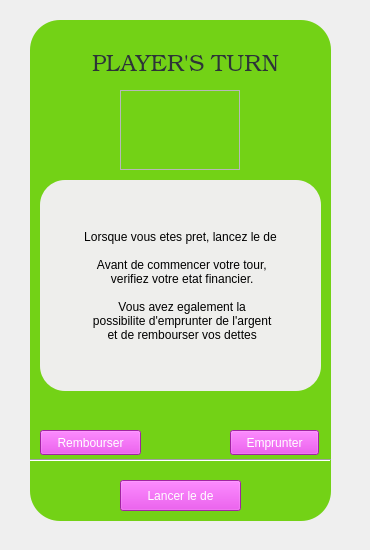
       <widget class="QWidget" name="interface_lancer_le_de">
        <widget class="QPlainTextEdit" name="affichage_carte">
         <property name="geometry">
          <rect>
           <x>30</x>
           <y>20</y>
           <width>301</width>
           <height>501</height>
          </rect>
         </property>
         <property name="styleSheet">
          <string notr="true">background-color: rgb(115, 210, 22);
border-radius:30px;</string>
         </property>
         <property name="backgroundVisible">
          <bool>false</bool>
         </property>
         <property name="centerOnScroll">
          <bool>true</bool>
         </property>
        </widget>
        <widget class="QLabel" name="info_lancer_le_de">
         <property name="geometry">
          <rect>
           <x>40</x>
           <y>180</y>
           <width>281</width>
           <height>211</height>
          </rect>
         </property>
         <property name="styleSheet">
          <string notr="true">font: 13pt &quot;Ubuntu&quot;;
background-color: rgb(238, 238, 236);
border-radius:25px;</string>
         </property>
         <property name="text">
          <string>Lorsque vous etes pret, lancez le de 
 
 Avant de commencer votre tour, 
 verifiez votre etat financier. 
 
 Vous avez egalement la 
 possibilite d'emprunter de l'argent 
 et de rembourser vos dettes</string>
         </property>
         <property name="alignment">
          <set>Qt::AlignCenter</set>
         </property>
        </widget>
        <widget class="QPushButton" name="lancer_le_de">
         <property name="geometry">
          <rect>
           <x>120</x>
           <y>480</y>
           <width>121</width>
           <height>31</height>
          </rect>
         </property>
         <property name="styleSheet">
          <string notr="true">font: 13pt &quot;Ubuntu&quot;;
color: white;
background-color: rgb(224, 52, 226);</string>
         </property>
         <property name="text">
          <string>Lancer le de</string>
         </property>
        </widget>
        <widget class="QFrame" name="image_du_de">
         <property name="geometry">
          <rect>
           <x>120</x>
           <y>90</y>
           <width>120</width>
           <height>80</height>
          </rect>
         </property>
         <property name="styleSheet">
          <string notr="true">border-image: url(:/images/de.png);
</string>
         </property>
         <property name="frameShape">
          <enum>QFrame::StyledPanel</enum>
         </property>
         <property name="frameShadow">
          <enum>QFrame::Raised</enum>
         </property>
        </widget>
        <widget class="QPushButton" name="emprunter">
         <property name="geometry">
          <rect>
           <x>230</x>
           <y>430</y>
           <width>89</width>
           <height>25</height>
          </rect>
         </property>
         <property name="styleSheet">
          <string notr="true">font: 13pt &quot;Ubuntu&quot;;
color: white;
background-color: rgb(224, 52, 226);</string>
         </property>
         <property name="text">
          <string>Emprunter</string>
         </property>
        </widget>
        <widget class="QLabel" name="titre_lancer_le_de">
         <property name="geometry">
          <rect>
           <x>60</x>
           <y>50</y>
           <width>251</width>
           <height>31</height>
          </rect>
         </property>
         <property name="font">
          <font>
           <family>URW Bookman L</family>
           <pointsize>17</pointsize>
           <weight>9</weight>
           <italic>false</italic>
           <bold>false</bold>
          </font>
         </property>
         <property name="styleSheet">
          <string notr="true">color: rgb(46, 52, 54);
background-image: url(:/images/backg.jpg);
font: 75 17pt &quot;URW Bookman L&quot;;
border-radius:10px;</string>
         </property>
         <property name="text">
          <string>PLAYER'S TURN</string>
         </property>
         <property name="alignment">
          <set>Qt::AlignCenter</set>
         </property>
        </widget>
        <widget class="QPushButton" name="rembourser">
         <property name="geometry">
          <rect>
           <x>40</x>
           <y>430</y>
           <width>101</width>
           <height>25</height>
          </rect>
         </property>
         <property name="styleSheet">
          <string notr="true">font: 13pt &quot;Ubuntu&quot;;
color: white;
background-color: rgb(224, 52, 226);</string>
         </property>
         <property name="text">
          <string>Rembourser</string>
         </property>
        </widget>
        <widget class="Line" name="line_2">
         <property name="geometry">
          <rect>
           <x>30</x>
           <y>450</y>
           <width>301</width>
           <height>20</height>
          </rect>
         </property>
         <property name="orientation">
          <enum>Qt::Horizontal</enum>
         </property>
        </widget>
        <widget class="QLabel" name="label_25">
         <property name="geometry">
          <rect>
           <x>0</x>
           <y>0</y>
           <width>361</width>
           <height>541</height>
          </rect>
         </property>
         <property name="styleSheet">
          <string notr="true">background-image: url(:/images/backg.jpg);</string>
         </property>
         <property name="text">
          <string/>
         </property>
        </widget>
        <zorder>label_25</zorder>
        <zorder>affichage_carte</zorder>
        <zorder>info_lancer_le_de</zorder>
        <zorder>lancer_le_de</zorder>
        <zorder>image_du_de</zorder>
        <zorder>emprunter</zorder>
        <zorder>titre_lancer_le_de</zorder>
        <zorder>rembourser</zorder>
        <zorder>line_2</zorder>
       </widget>
